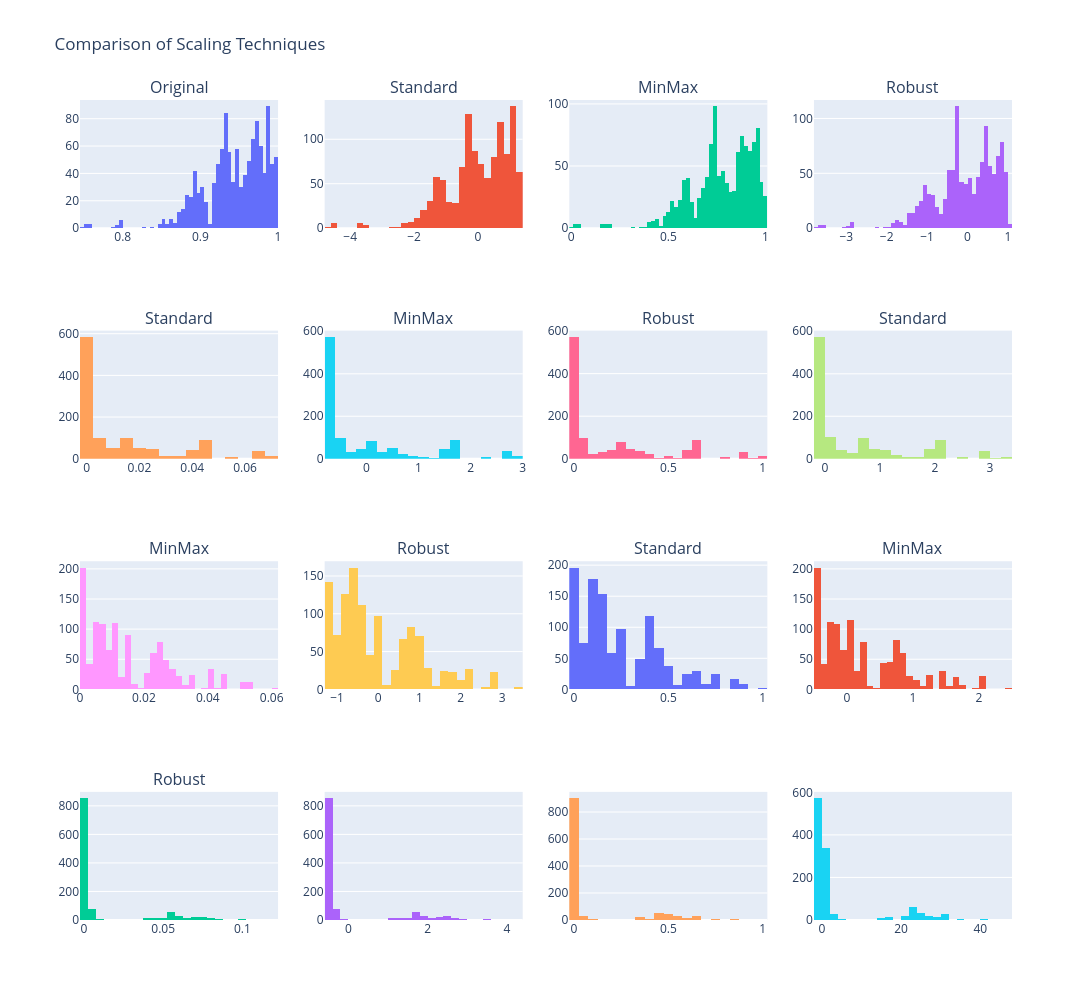

Notebook code for this chart:
### Markdown cell above
## 7. Advanced Data Processing Techniques

Let's explore different processing techniques suitable for materials data:

1. **Scaling Techniques**:
   - Standard Scaling (Z-score normalization)
   - Robust Scaling (handles outliers better)
   - Min-Max Scaling (for bounded features)
   
2. **Feature Engineering**:
   - Ratio features
   - Polynomial features
   - Composition ratios
   
3. **Dimension Reduction**:
   - PCA (Principal Component Analysis)
   - Feature selection based on importance

### Code cell
# Compare different scaling techniques
from sklearn.preprocessing import StandardScaler, MinMaxScaler, RobustScaler
import pandas as pd
import numpy as np

# Select features for comparison
features_to_scale = ['Al', 'Cu', 'Mg', 'Zn']
scaling_data = df[features_to_scale].copy()

# Apply different scaling techniques
scalers = {
    'Standard': StandardScaler(),
    'MinMax': MinMaxScaler(),
    'Robust': RobustScaler()
}

scaled_dfs = {}
for name, scaler in scalers.items():
    scaled_data = scaler.fit_transform(scaling_data)
    scaled_dfs[name] = pd.DataFrame(scaled_data, columns=features_to_scale)

# Compare distributions
fig = make_subplots(rows=len(features_to_scale), cols=4,
                    subplot_titles=['Original'] + list(scalers.keys()) * len(features_to_scale))

for i, feature in enumerate(features_to_scale, 1):
    # Original distribution
    fig.add_trace(
        go.Histogram(x=scaling_data[feature], name=f'Original {feature}'),
        row=i, col=1
    )
    
    # Scaled distributions
    for j, (name, scaled_df) in enumerate(scaled_dfs.items(), 2):
        fig.add_trace(
            go.Histogram(x=scaled_df[feature], name=f'{name} {feature}'),
            row=i, col=j
        )

fig.update_layout(height=1000, width=1200, 
                 title_text="Comparison of Scaling Techniques",
                 showlegend=False)
fig.show()

# Print statistics for each scaling method
for feature in features_to_scale:
    print(f"\nFeature: {feature}")
    print("Original Stats:")
    print(f"Mean: {scaling_data[feature].mean():.3f}")
    print(f"Std: {scaling_data[feature].std():.3f}")
    print(f"Range: [{scaling_data[feature].min():.3f}, {scaling_data[feature].max():.3f}]")
    
    for name, scaled_df in scaled_dfs.items():
        print(f"\n{name} Scaling Stats:")
        print(f"Mean: {scaled_df[feature].mean():.3f}")
        print(f"Std: {scaled_df[feature].std():.3f}")
        print(f"Range: [{scaled_df[feature].min():.3f}, {scaled_df[feature].max():.3f}]")

### Figure 1 — Plotly figure (JSON) as saved in the notebook; plotly's stock layout.template omitted (floating-point values rounded to 4 significant figures; data arrays with more than 128 entries replaced by an {"elided": "..."} marker saying what was removed)
{"data": [{"name": "Original Al", "type": "histogram", "x": {"elided": "1154 float values"}, "xaxis": "x", "yaxis": "y"}, {"name": "Standard Al", "type": "histogram", "x": {"elided": "1154 float values"}, "xaxis": "x2", "yaxis": "y2"}, {"name": "MinMax Al", "type": "histogram", "x": {"elided": "1154 float values"}, "xaxis": "x3", "yaxis": "y3"}, {"name": "Robust Al", "type": "histogram", "x": {"elided": "1154 float values"}, "xaxis": "x4", "yaxis": "y4"}, {"name": "Original Cu", "type": "histogram", "x": {"elided": "1154 float values"}, "xaxis": "x5", "yaxis": "y5"}, {"name": "Standard Cu", "type": "histogram", "x": {"elided": "1154 float values"}, "xaxis": "x6", "yaxis": "y6"}, {"name": "MinMax Cu", "type": "histogram", "x": {"elided": "1154 float values"}, "xaxis": "x7", "yaxis": "y7"}, {"name": "Robust Cu", "type": "histogram", "x": {"elided": "1154 float values"}, "xaxis": "x8", "yaxis": "y8"}, {"name": "Original Mg", "type": "histogram", "x": {"elided": "1154 float values"}, "xaxis": "x9", "yaxis": "y9"}, {"name": "Standard Mg", "type": "histogram", "x": {"elided": "1154 float values"}, "xaxis": "x10", "yaxis": "y10"}, {"name": "MinMax Mg", "type": "histogram", "x": {"elided": "1154 float values"}, "xaxis": "x11", "yaxis": "y11"}, {"name": "Robust Mg", "type": "histogram", "x": {"elided": "1154 float values"}, "xaxis": "x12", "yaxis": "y12"}, {"name": "Original Zn", "type": "histogram", "x": {"elided": "1154 float values"}, "xaxis": "x13", "yaxis": "y13"}, {"name": "Standard Zn", "type": "histogram", "x": {"elided": "1154 float values"}, "xaxis": "x14", "yaxis": "y14"}, {"name": "MinMax Zn", "type": "histogram", "x": {"elided": "1154 float values"}, "xaxis": "x15", "yaxis": "y15"}, {"name": "Robust Zn", "type": "histogram", "x": {"elided": "1154 float values"}, "xaxis": "x16", "yaxis": "y16"}], "layout": {"annotations": [{"font": {"size": 16}, "showarrow": false, "text": "Original", "x": 0.1062, "xanchor": "center", "xref": "paper", "y": 1, "yanchor": "bottom", "yref": "paper"}, {"font": {"size": 16}, "showarrow": false, "text": "Standard", "x": 0.3688, "xanchor": "center", "xref": "paper", "y": 1, "yanchor": "bottom", "yref": "paper"}, {"font": {"size": 16}, "showarrow": false, "text": "MinMax", "x": 0.6313, "xanchor": "center", "xref": "paper", "y": 1, "yanchor": "bottom", "yref": "paper"}, {"font": {"size": 16}, "showarrow": false, "text": "Robust", "x": 0.8938, "xanchor": "center", "xref": "paper", "y": 1, "yanchor": "bottom", "yref": "paper"}, {"font": {"size": 16}, "showarrow": false, "text": "Standard", "x": 0.1062, "xanchor": "center", "xref": "paper", "y": 0.7188, "yanchor": "bottom", "yref": "paper"}, {"font": {"size": 16}, "showarrow": false, "text": "MinMax", "x": 0.3688, "xanchor": "center", "xref": "paper", "y": 0.7188, "yanchor": "bottom", "yref": "paper"}, {"font": {"size": 16}, "showarrow": false, "text": "Robust", "x": 0.6313, "xanchor": "center", "xref": "paper", "y": 0.7188, "yanchor": "bottom", "yref": "paper"}, {"font": {"size": 16}, "showarrow": false, "text": "Standard", "x": 0.8938, "xanchor": "center", "xref": "paper", "y": 0.7188, "yanchor": "bottom", "yref": "paper"}, {"font": {"size": 16}, "showarrow": false, "text": "MinMax", "x": 0.1062, "xanchor": "center", "xref": "paper", "y": 0.4375, "yanchor": "bottom", "yref": "paper"}, {"font": {"size": 16}, "showarrow": false, "text": "Robust", "x": 0.3688, "xanchor": "center", "xref": "paper", "y": 0.4375, "yanchor": "bottom", "yref": "paper"}, {"font": {"size": 16}, "showarrow": false, "text": "Standard", "x": 0.6313, "xanchor": "center", "xref": "paper", "y": 0.4375, "yanchor": "bottom", "yref": "paper"}, {"font": {"size": 16}, "showarrow": false, "text": "MinMax", "x": 0.8938, "xanchor": "center", "xref": "paper", "y": 0.4375, "yanchor": "bottom", "yref": "paper"}, {"font": {"size": 16}, "showarrow": false, "text": "Robust", "x": 0.1062, "xanchor": "center", "xref": "paper", "y": 0.1562, "yanchor": "bottom", "yref": "paper"}], "height": 1000, "showlegend": false, "title": {"text": "Comparison of Scaling Techniques"}, "width": 1200, "xaxis": {"anchor": "y", "domain": [0, 0.2125]}, "xaxis10": {"anchor": "y10", "domain": [0.2625, 0.475]}, "xaxis11": {"anchor": "y11", "domain": [0.525, 0.7375]}, "xaxis12": {"anchor": "y12", "domain": [0.7875, 1]}, "xaxis13": {"anchor": "y13", "domain": [0, 0.2125]}, "xaxis14": {"anchor": "y14", "domain": [0.2625, 0.475]}, "xaxis15": {"anchor": "y15", "domain": [0.525, 0.7375]}, "xaxis16": {"anchor": "y16", "domain": [0.7875, 1]}, "xaxis2": {"anchor": "y2", "domain": [0.2625, 0.475]}, "xaxis3": {"anchor": "y3", "domain": [0.525, 0.7375]}, "xaxis4": {"anchor": "y4", "domain": [0.7875, 1]}, "xaxis5": {"anchor": "y5", "domain": [0, 0.2125]}, "xaxis6": {"anchor": "y6", "domain": [0.2625, 0.475]}, "xaxis7": {"anchor": "y7", "domain": [0.525, 0.7375]}, "xaxis8": {"anchor": "y8", "domain": [0.7875, 1]}, "xaxis9": {"anchor": "y9", "domain": [0, 0.2125]}, "yaxis": {"anchor": "x", "domain": [0.8438, 1]}, "yaxis10": {"anchor": "x10", "domain": [0.2812, 0.4375]}, "yaxis11": {"anchor": "x11", "domain": [0.2812, 0.4375]}, "yaxis12": {"anchor": "x12", "domain": [0.2812, 0.4375]}, "yaxis13": {"anchor": "x13", "domain": [0, 0.1562]}, "yaxis14": {"anchor": "x14", "domain": [0, 0.1562]}, "yaxis15": {"anchor": "x15", "domain": [0, 0.1562]}, "yaxis16": {"anchor": "x16", "domain": [0, 0.1562]}, "yaxis2": {"anchor": "x2", "domain": [0.8438, 1]}, "yaxis3": {"anchor": "x3", "domain": [0.8438, 1]}, "yaxis4": {"anchor": "x4", "domain": [0.8438, 1]}, "yaxis5": {"anchor": "x5", "domain": [0.5625, 0.7188]}, "yaxis6": {"anchor": "x6", "domain": [0.5625, 0.7188]}, "yaxis7": {"anchor": "x7", "domain": [0.5625, 0.7188]}, "yaxis8": {"anchor": "x8", "domain": [0.5625, 0.7188]}, "yaxis9": {"anchor": "x9", "domain": [0.2812, 0.4375]}}}
